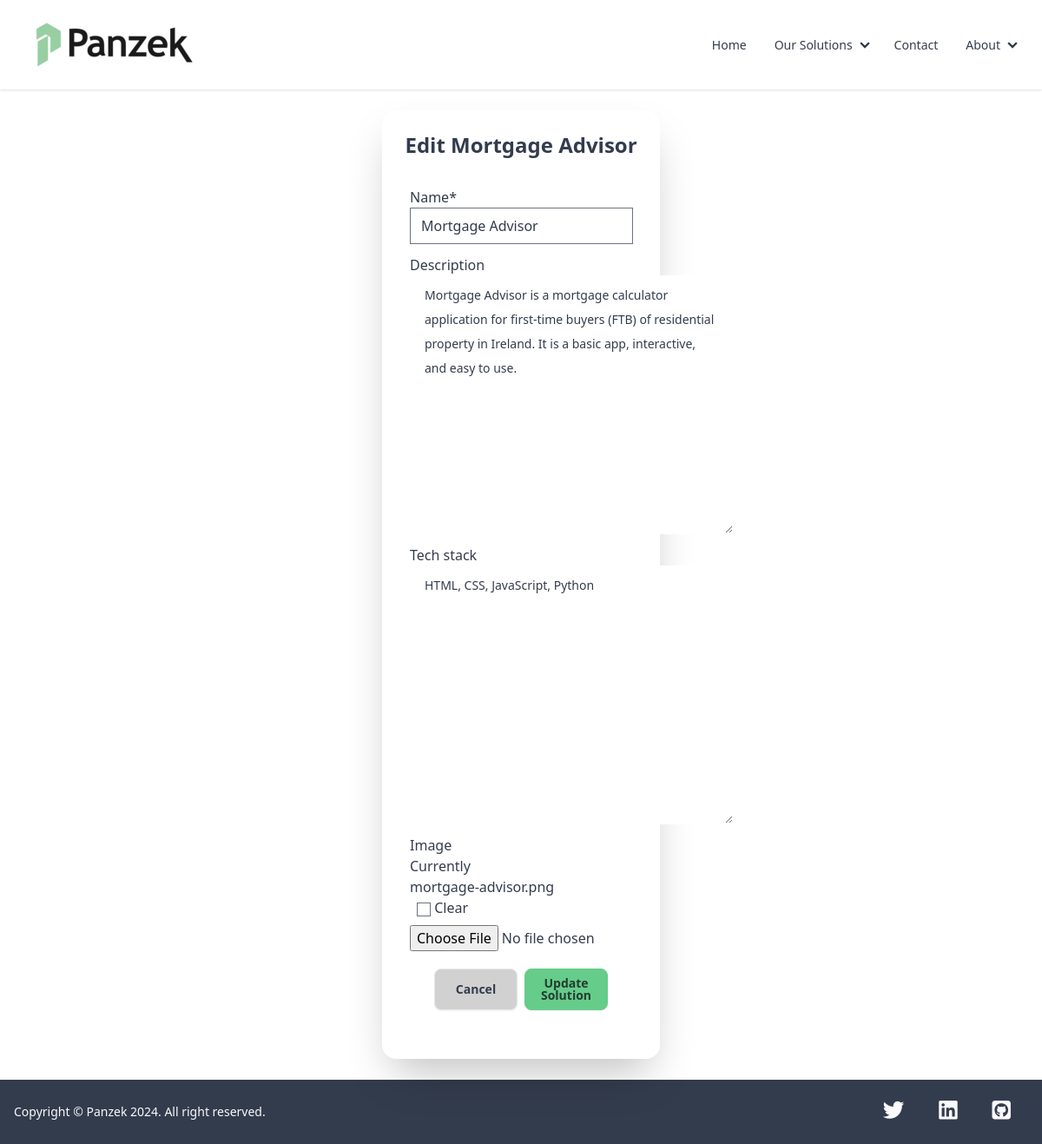
Page /solutions/3/edit on the earlier database version.
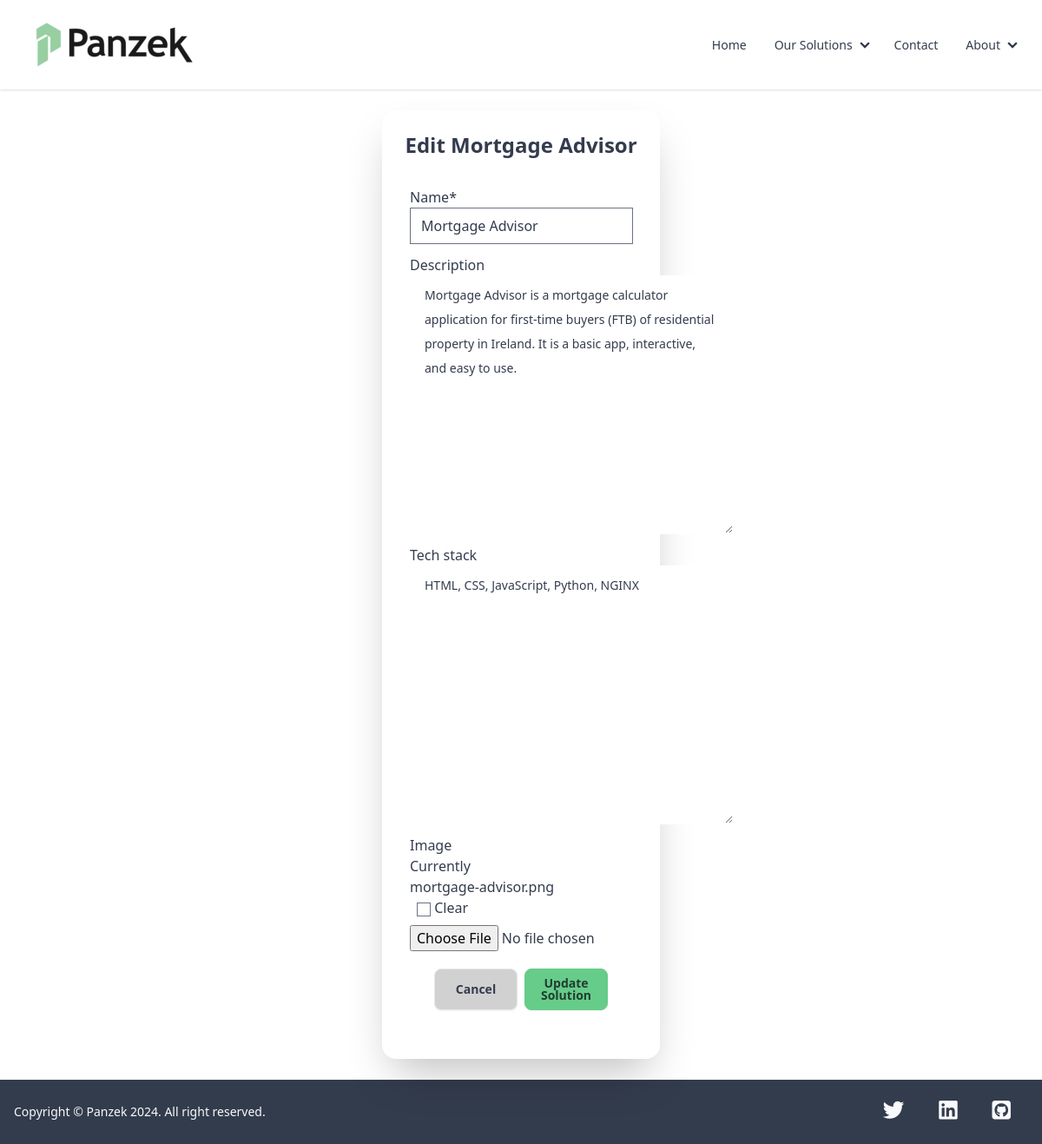
Same page on the later database version.
### solutions/models.py (models this page shows, shortened)
class Solution(models.Model):
    name = models.CharField(max_length=200, null=False, blank=False)
    description = models.TextField(max_length=1500, null=True, blank=True)
    tech_stack = models.TextField(max_length=1500, null=True, blank=True)
    image = models.ImageField(null=True, blank=True)
    class Meta:
        ordering = ['-id']

### solutions/views.py (the view)
# urls.py: path('<int:pk>/edit', SolutionUpdateView.as_view(), name='solution_edit'),
class SolutionUpdateView(generic.edit.UpdateView):
    model = Solution
    fields = '__all__'
    template_name_suffix = '_update_form'
    success_url = reverse_lazy('solutions')

### solutions/templates/solutions/solution_update_form.html (shortened to what this page needs)
{% extends 'base.html' %}
{% load static %}
{% load crispy_forms_tags %}
{% block content %}
<div class="hero w-full py-6">
    <div class="card bg-base-100 w-80 py-6 shadow-2xl">
        <div class="card-title mx-auto text-2xl">Edit {{ solution.name }}</div>
        <form class="card-body" action="{% url 'solution_edit' solution.id %}" method="POST" enctype="multipart/form-data">
            <div class="form-control">
                {{ form|crispy }}
            </div>
            <div class="card-actions justify-center">
                <a class="btn w-24 bg-base-300 sm:btn-sm md:btn-md" href="{% url 'solutions' %}">Cancel</a>
                <button type="submit" class="btn w-24 btn-primary">Update Solution</button>
            </div>
        </form>
    </div>
</div>
{% endblock %}

### templates/base.html (shortened to what this page needs)
{% load static tailwind_tags %}
<!DOCTYPE html>
<html data-theme="emerald" lang="en">
	<head>
		{% tailwind_css %}
		<link href="{% static 'css/base.css' %}" rel="stylesheet">
	</head>
	<body class="flex flex-col bg-base-100 min-h-screen text-center sm:text-left">
		<div class="drawer">
			<div class="drawer-content flex flex-col">
				<div class="w-full navbar bg-base-100 mb-auto shadow">
					<div class="flex-1 px-2 mx-2 text-xl">
						<a href="{% url 'home' %}" class="mx-auto lg:mx-2">
							<img src="{{ MEDIA_URL }}panzek_logo.webp" alt="Panzek logo">
						</a>
					</div>
					<div class="flex-none hidden lg:block">
						<ul class="menu menu-horizontal">
							<li>
								<a href="{% url 'home' %}" class="tooltip tooltip-bottom tooltip-primary" data-tip="Home">Home</a>
							</li>
							<li>
								<details>
									<summary>
										<a href="{% url 'solutions' %}" class="tooltip tooltip-bottom tooltip-primary" data-tip="Solutions">Our Solutions</a>
									</summary>
								</details>
							</li>
							<li>
								<a href="{% url 'contact' %}" class="tooltip tooltip-bottom tooltip-primary" data-tip="Contact">Contact</a>
							</li>
							<li>
								<details>
									<summary>
										<span class="tooltip tooltip-bottom tooltip-primary" data-tip="About">About</span>
									</summary>
								</details>
							</li>
						</ul>
					</div>
				</div>
				<main class="my-auto">
					{% block content %}
					{% endblock %}
				</main>
			</div>
			<div class="drawer-side">
			</div>
		</div>
	{% include 'includes/footer.html' %}
	</body>
</html>

### templates/includes/footer.html (shortened to what this page needs)
<div class="mt-auto">
  <footer class="footer items-center p-4 bg-neutral text-neutral-content">
    <aside class="items-center place-self-center md:justify-self-start grid-flow-col">
      <p> Copyright © Panzek 2024. All right reserved.</p>
    </aside>
    <nav class="grid-flow-col gap-4 p-2 place-self-center md:justify-self-end">
      <a href="https://twitter.com/ipanzek" target="_blank" rel="noopener" aria-label="Go to Panzek's Twitter page (opens new tab on third party site)" title="Twitter">
          <span style="font-size: 2em;" class="p-3">
              <i class="fa-brands fa-twitter fa-sm" aria-hidden="true"></i>
          </span>
      </a>
      <a href="https://linkedin.com/in/panzek/" target="_blank" rel="noopener" aria-label="Go to Panzek's LinkedIn page (opens new tab on third party site)" title="LinkedIn">
          <span style="font-size: 2em;" class="p-3">
              <i class="fa-brands fa-linkedin fa-sm" aria-hidden="true"></i>
          </span>
      </a>
      <a href="https://github.com/panzek" target="_blank" rel="noopener" aria-label="Go to Panzek's GitHub page (opens new tab on third party site)" title="GitHub">
          <span style="font-size: 2em;" class="p-3">
              <i class="fab fa-github-square fa-sm" aria-hidden="true"></i>
          </span>
      </a>
    </nav>
  </footer>
</div>

Differences in the rows shown:
changed Solution "Mortgage Advisor": tech_stack "HTML, CSS, JavaScript, Python" → "HTML, CSS, JavaScript, Python, NGINX"
